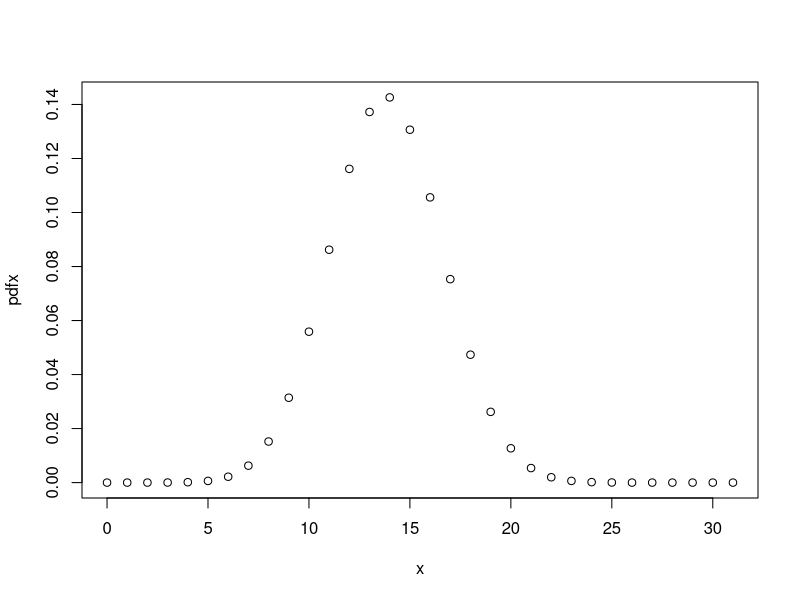
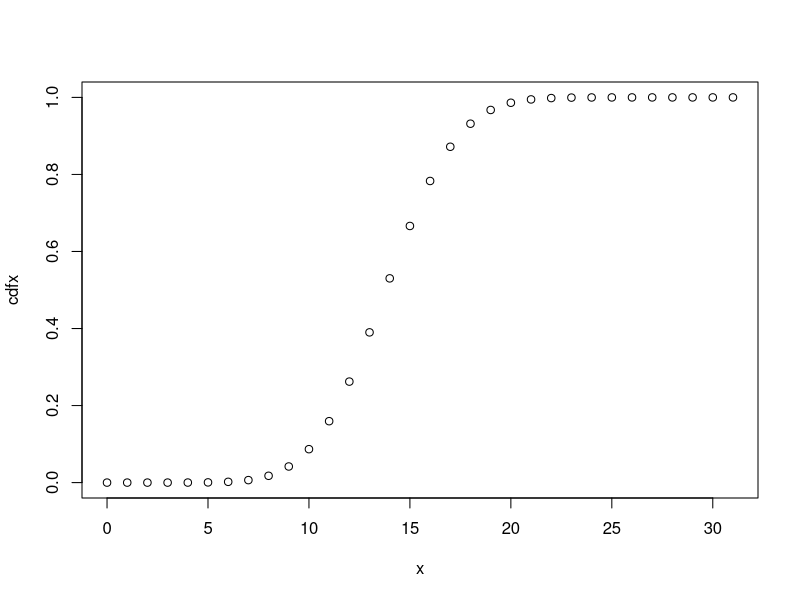

Generate these figures, in order, with R:
#q1
a<-dbinom(7,12,prob = (1/6)) 
b<-dbinom(8,12,prob = (1/6)) 
c<-dbinom(9,12,prob = (1/6)) 
d<-a+b+c 
d

sum=0 
for (i in 7:9) { 
  sum=sum+dbinom(i,12,prob = (1/6)) 
  } 
sum


f<-pbinom(9,size = 12,prob = (1/6))-pbinom(6,size = 12,prob = (1/6)) 


diff(pbinom(c(6,9),12,prob = (1/6))) 


#q2
1-pnorm(84,72,15.2)



#q3
dpois(0,5)

ppois(50,50)-ppois(47,50)

diff(ppois(c(47,50),50))

#q4
dhyper(3,17,233,5)


#q5
x=0:31
pdfx=dbinom(x,31,0.447)
plot(x,pdfx)

cdfx=pbinom(x,32,0.447)
plot(x,cdfx)

mean=sum(x*pdfx)
mean 

variance=sum(sum(x*x*pdfx)-mean*mean)
variance

sd=sqrt(variance)
sd
